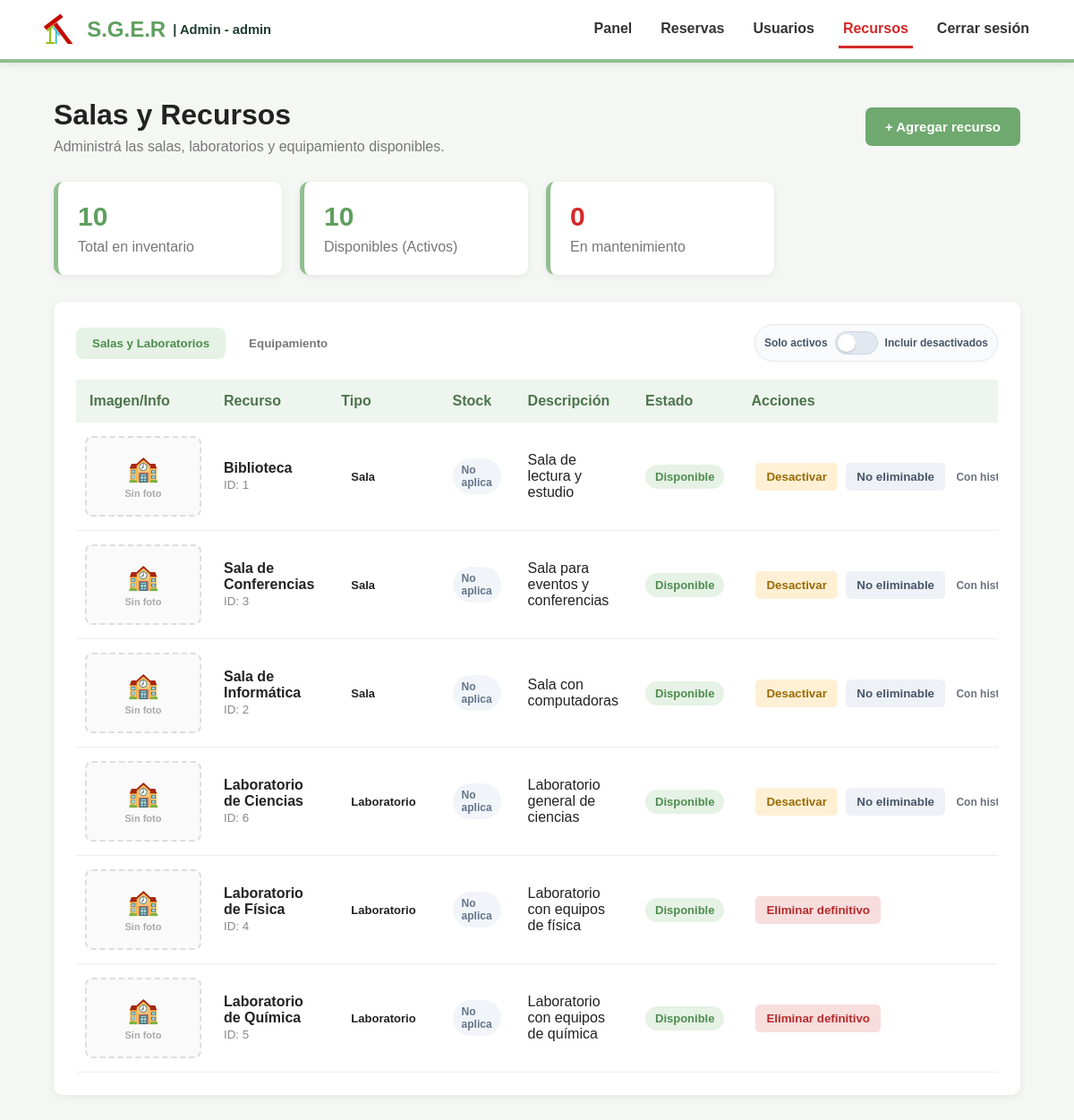
Screenshot of /html/recursos.php (signed in) with the database file from the repository.
### tables this page shows
CREATE TABLE `recursos` (
  `id` int(11) NOT NULL,
  `nombre` varchar(100) NOT NULL,
  `tipo` enum('sala','laboratorio','equipo') NOT NULL,
  `descripcion` text DEFAULT NULL,
  `imagen` varchar(255) DEFAULT NULL,
  `cantidad_total` int(11) NOT NULL DEFAULT 1,
  `activo` tinyint(1) DEFAULT 1
);

### html/recursos.php (the view, shortened to what this page needs)
<?php
require_once __DIR__ . '/../includes/config.php';
$total_recursos = $pdo->query("SELECT COUNT(*) FROM recursos")->fetchColumn();
$recursos_disponibles = $pdo->query("SELECT COUNT(*) FROM recursos WHERE activo = 1")->fetchColumn();
$recursos_mantenimiento = $total_recursos - $recursos_disponibles;
$resultado_recursos = $pdo->query(
    "SELECT r.*, COALESCE(rr.total_reservas, 0) AS total_reservas
     FROM recursos r
     LEFT JOIN (
         SELECT id_recurso, COUNT(*) AS total_reservas
         FROM reservas
         GROUP BY id_recurso
     ) rr ON rr.id_recurso = r.id
     ORDER BY r.tipo ASC, r.nombre ASC"
);
?>
<!DOCTYPE html>
<html lang="es">
<head>
    <link rel="stylesheet" href="../css/style_aulas.css">
</head>
<body>
    <?php require_once __DIR__ . '/../includes/barra_admin.php'; ?>
    <main class="contenedor">
        <section class="encabezado">
            <div>
                <h1>Salas y Recursos</h1>
                <p>Administrá las salas, laboratorios y equipamiento disponibles.</p>
            </div>
            <button class="btn-agregar" onclick="abrirFormulario()">+ Agregar recurso</button>
        </section>
        <section class="estadisticas">
            <div class="tarjeta">
                <span class="numero"><?php echo $total_recursos; ?></span>
                <span>Total en inventario</span>
            </div>
            <div class="tarjeta">
                <span class="numero"><?php echo $recursos_disponibles; ?></span>
                <span>Disponibles (Activos)</span>
            </div>
            <div class="tarjeta">
                <span class="numero mantenimiento"><?php echo $recursos_mantenimiento; ?></span>
                <span>En mantenimiento</span>
            </div>
        </section>
        <section class="panel">
            <div class="pestanas-wrap">
                <div class="pestanas">
                    <button type="button" class="btn-pestana activa" data-categoria="espacios" onclick="cambiarPestana('espacios', this)">Salas y Laboratorios</button>
                    <button type="button" class="btn-pestana" data-categoria="equipos" onclick="cambiarPestana('equipos', this)">Equipamiento</button>
                </div>
                <div class="filtro-desactivados" aria-label="Filtro de recursos desactivados">
                    <span class="filtro-label">Solo activos</span>
                    <button
                        type="button"
                        id="toggleDesactivados"
                        class="toggle-desactivados"
                        aria-pressed="false"
                        onclick="alternarDesactivados(this)">
                        <span class="toggle-knob"></span>
                    </button>
                    <span class="filtro-label">Incluir desactivados</span>
                </div>
            </div>
            <div class="tabla-contenedor">
                <table>
                    <thead>
                        <tr>
                            <th>Imagen/Info</th>
                            <th>Recurso</th>
                            <th>Tipo</th>
                            <th>Stock</th>
                            <th>Descripción</th>
                            <th>Estado</th>
                            <th>Acciones</th>
                        </tr>
                    </thead>
                    <tbody id="tablaRecursos">
                        <?php while ($recurso = $resultado_recursos->fetch(PDO::FETCH_ASSOC)): ?>
                            <?php
                                $tipoDB = $recurso['tipo'];
                                $categoria = ($tipoDB == 'equipo') ? 'equipos' : 'espacios';
                                $estadoTexto = $recurso['activo'] == 1 ? 'Disponible' : 'Mantenimiento';
                                $claseEstado = $recurso['activo'] == 1 ? 'disponible' : 'mantenimiento';
                                $totalReservas = (int)($recurso['total_reservas'] ?? 0);
                                $tieneHistorial = $totalReservas > 0;
                            ?>
                            <tr data-categoria="<?php echo $categoria; ?>" data-activo="<?php echo (int)$recurso['activo']; ?>">
                                <td style="width: 150px; padding: 15px 10px; vertical-align: middle;">
                                    <?php if (!empty($recurso['imagen'])): ?>
                                        <img src="../<?php echo htmlspecialchars($recurso['imagen']); ?>" alt="Foto" style="width: 130px; height: 90px; object-fit: cover; border-radius: 8px; box-shadow: 0 2px 6px rgba(0,0,0,0.15);">
                                    <?php else: ?>
                                        <div style="width: 130px; height: 90px; background: #fafafa; border-radius: 8px; display: flex; flex-direction: column; align-items: center; justify-content: center; font-size: 28px; border: 2px dashed #ddd; color: #aaa;">
                                            <?php echo in_array($tipoDB, ['sala', 'laboratorio'], true) ? '🏫' : '💻'; ?>
                                            <span style="font-size: 11px; margin-top: 5px; font-weight: bold;">Sin foto</span>
                                        </div>
                                    <?php endif; ?>
                                </td>
                                <td style="vertical-align: middle;">
                                    <strong><?php echo htmlspecialchars($recurso['nombre']); ?></strong>
                                    <small>ID: <?php echo (int)$recurso['id']; ?></small>
                                </td>
                                <td><span class="tipo"><?php echo ucfirst($tipoDB); ?></span></td>
                                <td>
                                    <?php if ($tipoDB === 'equipo'): ?>
                                        <form action="procesar_recurso.php" method="POST" class="stock-form">
                                            <input type="hidden" name="id" value="<?php echo (int)$recurso['id']; ?>">
                                            <input type="hidden" name="accion" value="actualizar_stock">
                                            <input type="number" name="cantidad_total" min="1" value="<?php echo (int)$recurso['cantidad_total']; ?>" aria-label="Stock de <?php echo htmlspecialchars($recurso['nombre']); ?>">
                                            <button type="submit" class="btn-stock">Guardar</button>
                                        </form>
                                    <?php else: ?>
                                        <span class="stock-no-aplica">No aplica</span>
                                    <?php endif; ?>
                                </td>
                                <td><?php echo htmlspecialchars($recurso['descripcion']); ?></td>
                                <td><span class="estado <?php echo $claseEstado; ?>"><?php echo $estadoTexto; ?></span></td>
                                <td class="acciones">
                                    <?php if ($tieneHistorial): ?>
                                        <form action="procesar_recurso.php" method="POST" style="display:inline;">
                                            <?php if ($recurso['activo'] == 1): ?>
                                                <button type="submit" class="btn-desactivar" onclick="return abrirConfirmacionCambioEstado(this.form, 'desactivar', '<?php echo htmlspecialchars($recurso['nombre'], ENT_QUOTES); ?>')">Desactivar</button>
                                            <?php else: ?>
                                                <button type="submit" class="btn-reactivar" onclick="return abrirConfirmacionCambioEstado(this.form, 'reactivar', '<?php echo htmlspecialchars($recurso['nombre'], ENT_QUOTES); ?>')">Reactivar</button>
                                            <?php endif; ?>
                                        </form>
                                        <button type="button" class="btn-bloqueado" onclick="mostrarMotivoNoEliminable(<?php echo $totalReservas; ?>)">No eliminable</button>
                                        <small class="nota-historial">Con historial (<?php echo $totalReservas; ?>)</small>
                                    <?php else: ?>
                                        <form action="procesar_recurso.php" method="POST" style="display:inline;">
                                            <button type="submit" class="btn-eliminar" onclick="return confirmarEliminacion('<?php echo htmlspecialchars($recurso['nombre'], ENT_QUOTES); ?>')">Eliminar definitivo</button>
                                        </form>
                                    <?php endif; ?>
                                </td>
                            </tr>
                        <?php endwhile; ?>
                    </tbody>
                </table>
            </div>
        </section>
    </main>
</body>
</html>

### css/style_aulas.css (style rules this page uses)
* { margin: 0; padding: 0; box-sizing: border-box; font-family: Arial, sans-serif; }
body { background: #f5f7f5; color: #222; }
.contenedor { width: 90%; max-width: 1250px; margin: 40px auto; }
.encabezado { display: flex; justify-content: space-between; align-items: center; margin-bottom: 30px; }
.encabezado h1 { font-size: 32px; margin-bottom: 8px; }
.encabezado p { color: #777; }
.btn-agregar { background: #6fa96f; color: white; border: none; padding: 13px 22px; border-radius: 7px; font-size: 15px; font-weight: bold; cursor: pointer; }
.estadisticas { display: grid; grid-template-columns: repeat(4, 1fr); gap: 20px; margin-bottom: 30px; }
.tarjeta { background: white; padding: 22px; border-radius: 10px; box-shadow: 0 2px 8px rgba(0,0,0,0.07); border-left: 5px solid #8fbf8f; display: flex; flex-direction: column; gap: 8px; }
.numero { font-size: 30px; font-weight: bold; color: #5f9f5f; }
.numero.mantenimiento { color: #d62828; }
.tarjeta span:last-child { color: #777; }
.panel { background: white; border-radius: 10px; padding: 25px; box-shadow: 0 2px 8px rgba(0,0,0,0.07); }
.pestanas-wrap { display: flex; align-items: center; justify-content: space-between; gap: 14px; margin-bottom: 20px; flex-wrap: wrap; }
.pestanas { display: flex; gap: 8px; }
.btn-pestana { padding: 10px 18px; font-weight: 700; cursor: pointer; border: none; background: transparent; color: #777; border-radius: 8px; }
.btn-pestana.activa { background: #e5f2e5; color: #4f8c4f; }
.filtro-desactivados { display: inline-flex; align-items: center; gap: 8px; background: #f8fafc; border: 1px solid #e2e8f0; border-radius: 999px; padding: 7px 10px; }
.filtro-label { font-size: 12px; color: #475569; font-weight: 700; white-space: nowrap; }
.toggle-desactivados { width: 48px; height: 26px; border-radius: 999px; border: 1px solid #cbd5e1; background: #e2e8f0; position: relative; cursor: pointer; transition: background 0.2s ease; }
.toggle-desactivados .toggle-knob { position: absolute; top: 2px; left: 2px; width: 20px; height: 20px; border-radius: 50%; background: white; box-shadow: 0 1px 2px rgba(0, 0, 0, 0.18); transition: left 0.2s ease; }
.tabla-contenedor { overflow-x: auto; }
table { width: 100%; border-collapse: collapse; }
thead { background: #eef5ee; }
th { text-align: left; padding: 15px; color: #4d754d; }
td { padding: 15px; border-bottom: 1px solid #eee; }
td strong { display: block; }
td small { color: #888; }
.tipo, .estado { display: inline-block; padding: 6px 11px; border-radius: 20px; font-size: 13px; font-weight: bold; }
.estado.disponible { background: #e5f2e5; color: #4f8c4f; }
.acciones { white-space: nowrap; }
.acciones button { border: none; padding: 8px 12px; border-radius: 5px; cursor: pointer; font-weight: bold; }
.btn-eliminar { background: #f8dddd; color: #b52b2b; margin-left: 5px; }
.btn-desactivar { background: #fff0d5; color: #9a6b00; margin-left: 5px; }
.btn-bloqueado { background: #eef2f7; color: #475569; margin-left: 5px; }
.nota-historial { display: inline-block; margin-left: 8px; color: #6b7280; font-size: 12px; font-weight: 700; }
.stock-no-aplica { display: inline-block; padding: 6px 10px; border-radius: 999px; background: #f1f5f9; color: #64748b; font-size: 12px; font-weight: 700; }

### rows the page displays
recursos: shows "Sin foto", nombre "Biblioteca", id "1", tipo "Sala", shows "No aplica", descripcion "Sala de lectura y estudio", activo "Disponible"
recursos: shows "Sin foto", nombre "Sala de Conferencias", id "3", tipo "Sala", shows "No aplica", descripcion "Sala para eventos y conferencias", activo "Disponible"
recursos: shows "Sin foto", nombre "Sala de Informática", id "2", tipo "Sala", shows "No aplica", descripcion "Sala con computadoras", activo "Disponible"
recursos: shows "Sin foto", nombre "Laboratorio de Ciencias", id "6", tipo "Laboratorio", shows "No aplica", descripcion "Laboratorio general de ciencias", activo "Disponible"
recursos: shows "Sin foto", nombre "Laboratorio de Física", id "4", tipo "Laboratorio", shows "No aplica", descripcion "Laboratorio con equipos de física", activo "Disponible"
recursos: shows "Sin foto", nombre "Laboratorio de Química", id "5", tipo "Laboratorio", shows "No aplica", descripcion "Laboratorio con equipos de química", activo "Disponible"

### other values shown
$usuario_nombre "Admin"
$usuario_rol "admin"
$total_recursos "10"
$recursos_disponibles "10"
$recursos_mantenimiento "0"
